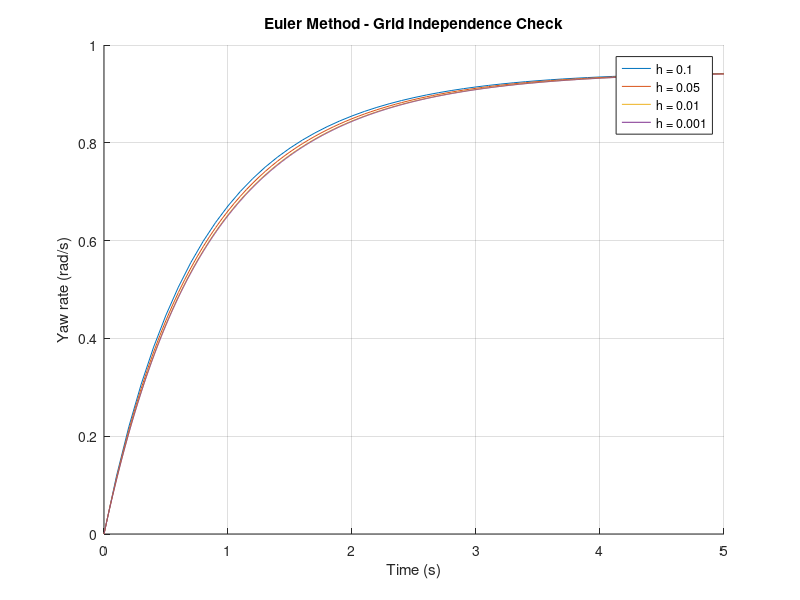

Reproduce this figure in MATLAB. (Note: this script raises an error after producing the figure.)
%Parameters for Vehicle
m = 1400;          % kg
a = 1.14;          % m test
b = 1.33;          % m
Caf = 25000;       % N/rad
Car = 21000;       % N/rad
Iz = 2420;         % kg·m^2
u = 75 / 3.6;      % Convert from km/h to m/s
delta = 0.1;       % Step steering input (rad)

%Matrix
A = [- (Caf + Car)/(m*u), (-a*Caf + b*Car)/(m*u) - u;
     (-a*Caf + b*Car)/(Iz*u), - (a^2*Caf + b^2*Car)/(Iz*u)];

B = [Caf/m;a*Caf/Iz];

bicycle_ODE = @(t,x) A * x + B * delta;

%Define IVP
tspan = [0,5];
y0 = 1;
x0 = [0,0];
h = 0.01;
f = @(t,y) t * y;

% Generic IVP solver
function [t, y] = solveIVP(f, tspan, y0, h, solver)
    t = tspan(1):h:tspan(2);
    y = zeros(length(y0), length(t));
    y(:,1) = y0;
    for n = 1:length(t) - 1
        y(:,n+1) = solver(f, t(n), y(:,n), h);
    end
end

%Euler Method
function [t,x] = euler_1(ode, tspan, x0, h)

    t = tspan(1) : h : tspan(2);
    n = length(t);
    x = zeros(length(x0), n);
    x(:,1) = x0;

    for i = 1:length(t) -1;
        x(:, i+1) = x(:, i) + h * ode(t(i), x(:, i));
    end
end

stepSize = [0.1, 0.05, 0.01, 0.001];

figure;
hold on;
for h = stepSize
    [t, x] = euler_1(bicycle_ODE, tspan, x0, h);
    plot(t, x(2,:), 'DisplayName', ['h = ', num2str(h)]);
end

title('Euler Method - Grid Independence Check');
xlabel('Time (s)');
ylabel('Yaw rate (rad/s)');
legend;
grid on;

h_selected = 0.01; % Chosen based on grid study
[t, x] = euler_method(bicycle_ode, tspan, x0, h_selected);

figure;
plot(t, x(2,:), 'b', 'LineWidth', 1.5);
title('Final Euler Solution (h = 0.01)');
xlabel('Time (s)');
ylabel('Yaw rate (rad/s)');
grid on;